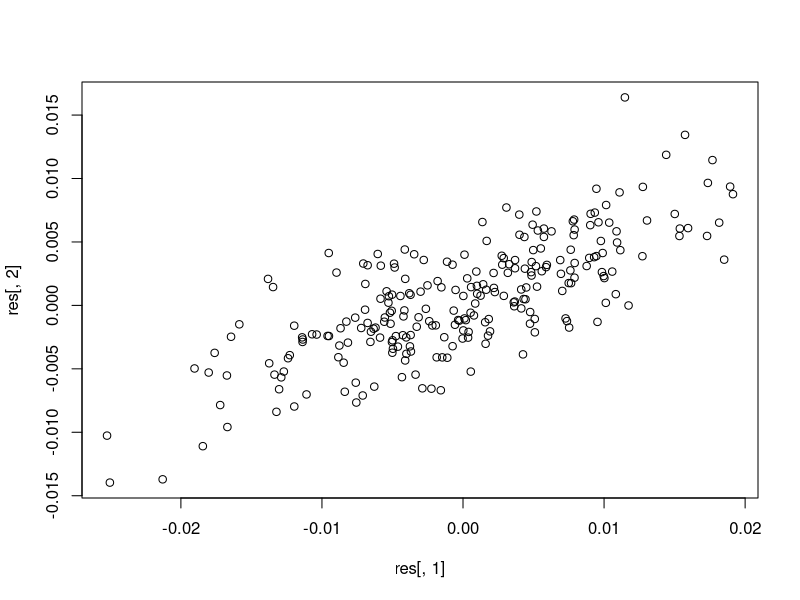
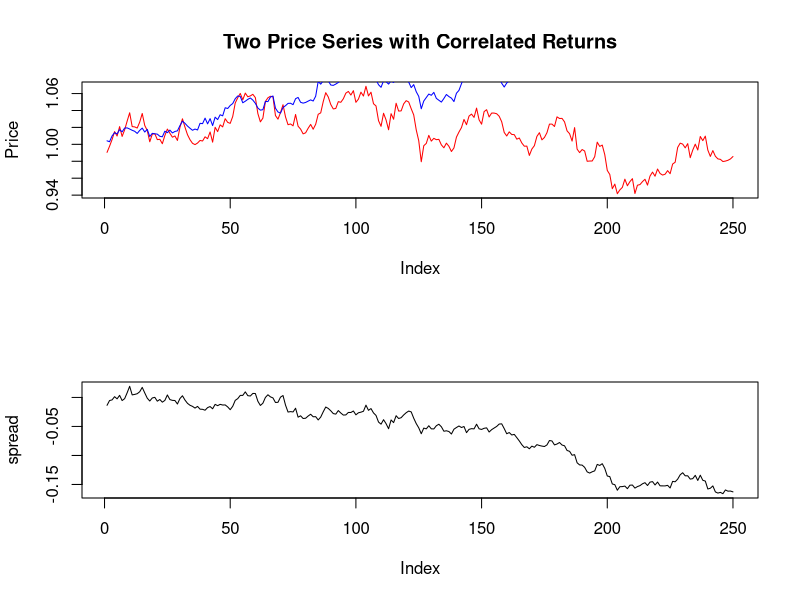
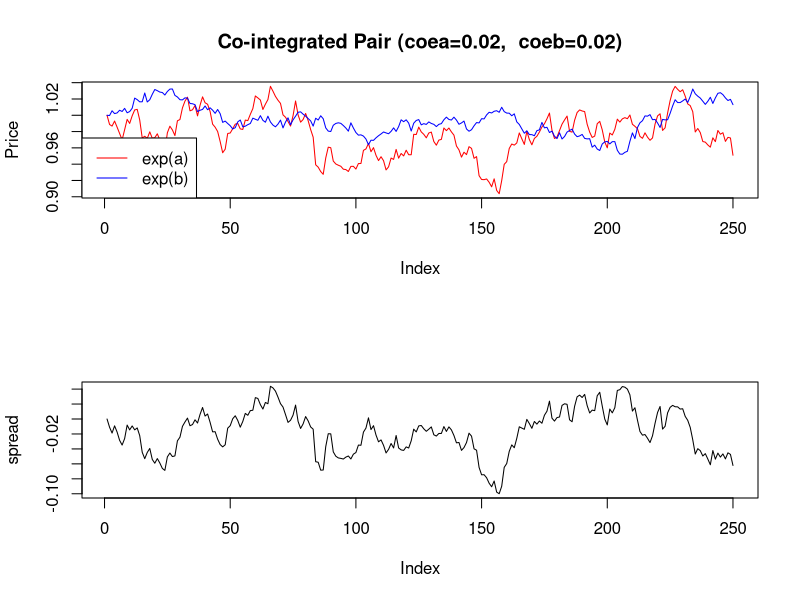

The R source for these figures, in order:
library(MASS)

#Code largely copied from http://quant.stackexchange.com/questions/1027/how-are-correlation-and-cointegration-related

#The input data
nsim <- 250  #Number of data points
mu_a <- 0.0002  #Mu_a growth rate for stock a
sigma_a <- 0.010   #Sigma_a volatility for stock a
mu_b <- 0.0005  #Mu_a growth rate for stock a
sigma_b <- 0.005   #Sigma_a volatility for stock a
corxy <- 0.8    #Correlation coeficient for xy

#Calculate a correlated return series
#Build the covariance matrix and generate the correlated random results
(covmat <- matrix(c(sigma_a^2, corxy*sigma_a*sigma_b, corxy*sigma_a*sigma_b, sigma_b^2), nrow=2))
res <- mvrnorm(nsim, c(mu_a, mu_b), covmat)    #Calculate multivariate normal distribution
plot(res[,1], res[,2])

#Calculate the stats of res[] so they can be checked with the input data
mean(res[,1])
sd(res[,1])
mean(res[,2])
sd(res[,2])
cor(res[,1], res[,2])

path_a <- exp(cumsum(res[,1]))
path_b <- exp(cumsum(res[,2]))
spread <- path_a - path_b
#Set the plotting area to a 2 by 1 grid
layout(rbind(1,2))
#Plot the two price series that have correlated returns
plot(path_a, main="Two Price Series with Correlated Returns", ylab="Price", type="l", col="red")
lines(path_b, col="blue")
plot(spread, type="l")


##Cointegrated pair
#The input data
nsim <- 250  #Number of data points
mu_a <- 0.0002  #Mu_a growth rate for stock a
sigma_a <- 0.010   #Sigma_a volatility for stock a
mu_b <- 0.0002  #Mu_a growth rate for stock a
sigma_b <- 0.005   #Sigma_a volatility for stock a
coea <- 0.0200    #Co-integration coefficient for x
coeb <- 0.0200    #Co-integration coefficient for y

#Generate the noise terms for x and y
rana <- rnorm(nsim, mean=mu_a, sd=sigma_a) #White noise for a
ranb <- rnorm(nsim, mean=mu_b, sd=sigma_b) #White noise for b

#Generate the co-integrated series x and y
a <- numeric(nsim)
b <- numeric(nsim)
a[1] <- 0
b[1] <- 0
for (i in 2:nsim) {
  #Logic here is that is b>a then we add on the difference so that
  #a starts to catch up with b, hence causing the spread to close
  a[i] <- a[i-1] + (coea * (b[i-1] - a[i-1])) + rana[i-1]
  b[i] <- b[i-1] + (coeb * (a[i-1] - b[i-1])) + ranb[i-1]
}

#Plot a and b as prices
ylim <- range(exp(a), exp(b))
path_a <- exp(a)
path_b <- exp(b)
spread <- path_a - path_b

dev.new()
layout(rbind(1,2))
plot(path_a, ylim=ylim, type="l", main=paste("Co-integrated Pair (coea=",coea,",  coeb=",coeb,")", sep=""), ylab="Price", col="red")
lines(path_b, col="blue")
legend("bottomleft", c("exp(a)", "exp(b)"), lty=c(1, 1), col=c("red", "blue"), bg="white")

plot(spread,type="l")